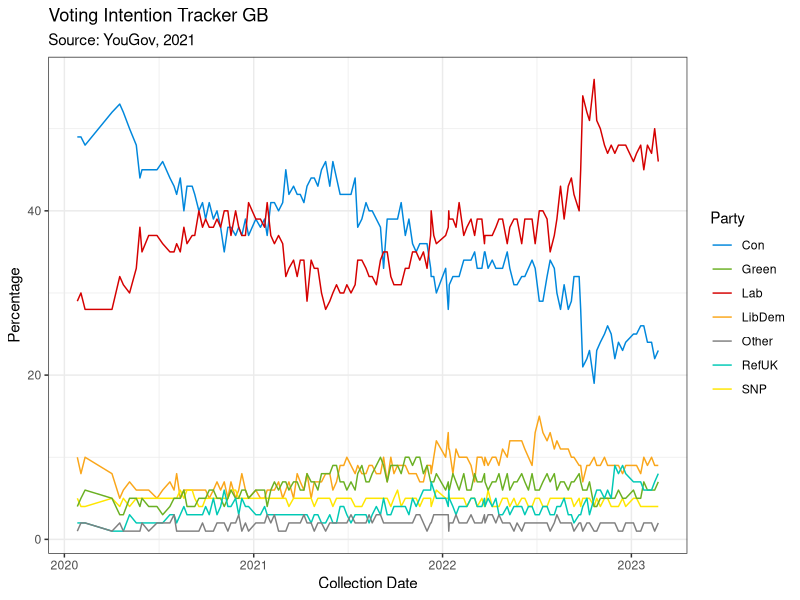
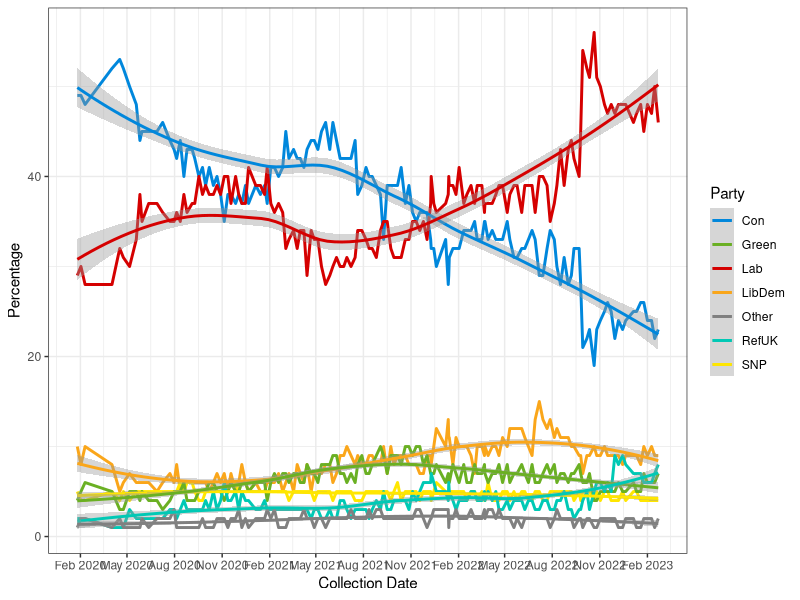
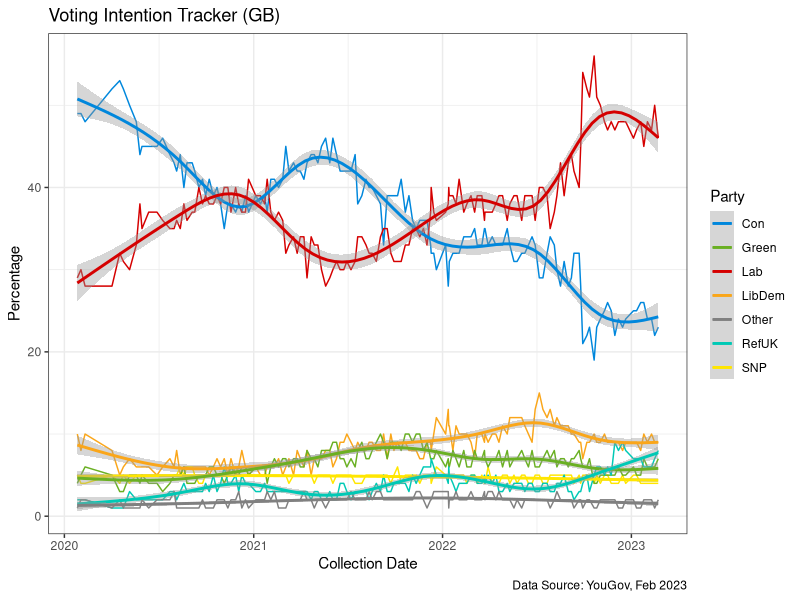
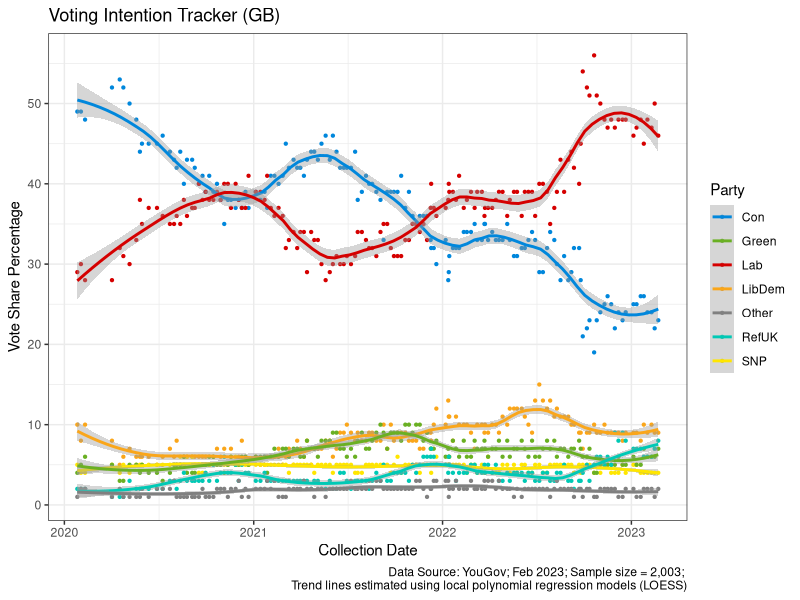
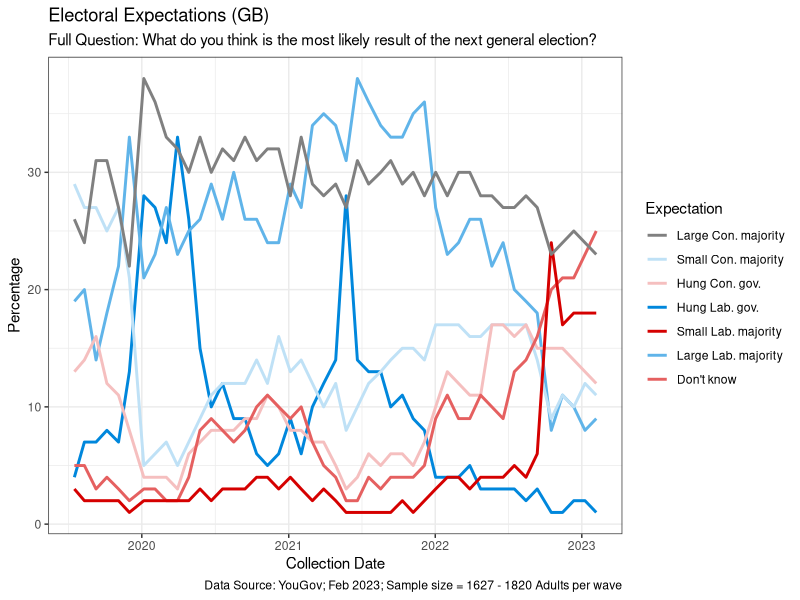
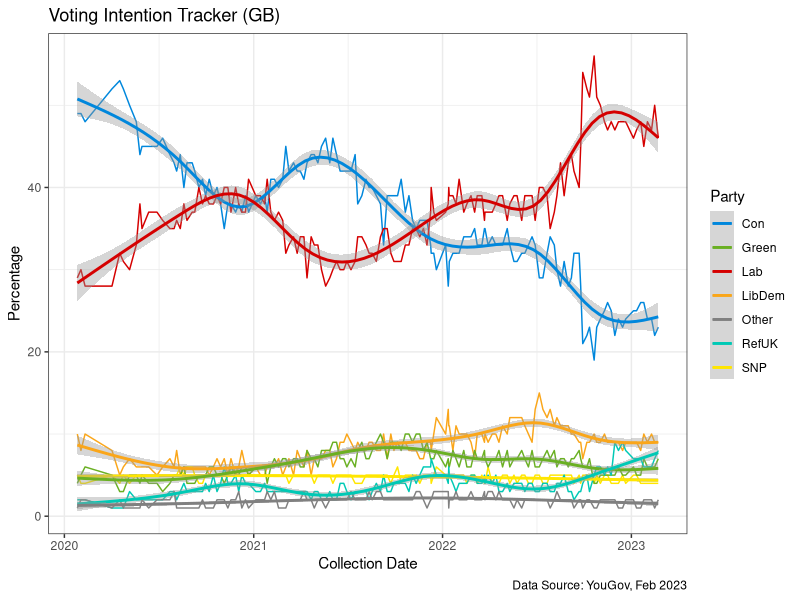
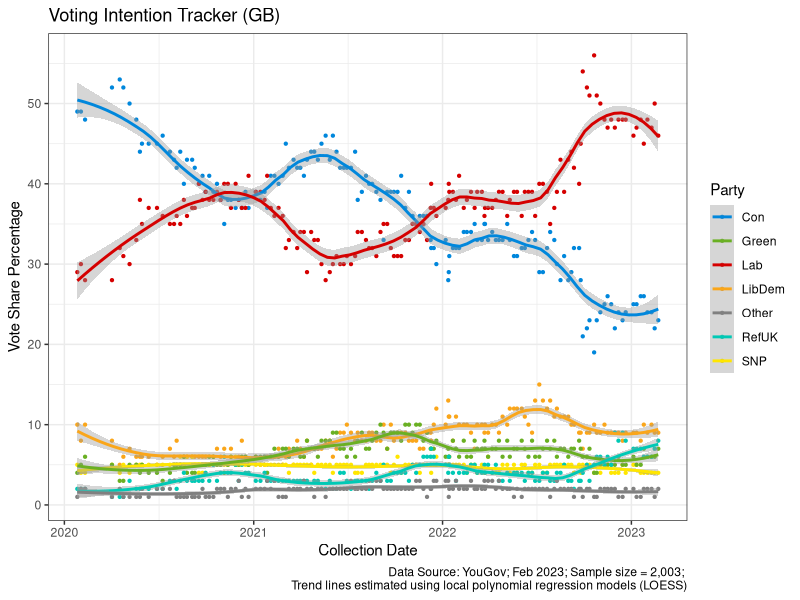
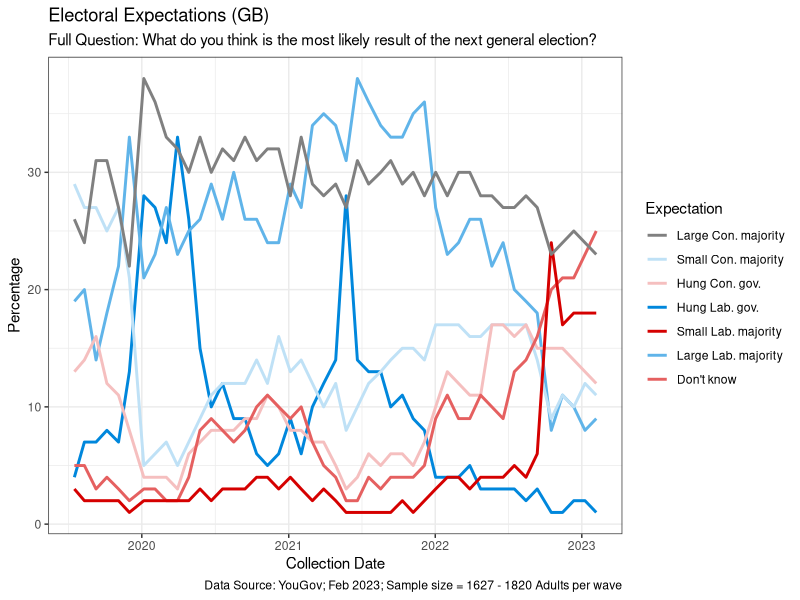

Source code (R) for these figures, in order:
## ================================
## Script name: "YouGov_Voting_Intetion_Tracker.R"
## Author: Clemens Jarnach
## Copyright (c) Clemens Jarnach, 2023
## Email: clemens.jarnach@gtc.ox.ac.uk
## Date Created: 2023-02-28
## Date Modified:  2023-03-03
## ================================

## check/set working directory:  (uncomment/comment as required)
getwd()  
## ---------------------------
## load packages:  (uncomment/comment as required)
library(tidyverse)
library(dplyr)
library(tidyr)
library(ggplot2)
library(lubridate)

## ---------------------------
source_URL <- "https://docs.cdn.yougov.com/kpdyww5jvq/YG%20trackers%20-%20Voting%20Intention%20since%20GE%202019_W.pdf"
data <- read.csv("YouGov_Voting_Intention_Tracker_GB.csv", header = TRUE) # Read in the data
head(data)

variable.names(data) # set new variable names
colnames(data) <- c("x","collection_date", "Con", "Lab", "LibDem", "SNP", "Green", "RefUK", "Other", "ConLeadOverLab")   

## ---------------------------
## Drop unwated columns
# Print the current column names and the number of columns
print(colnames(data))
print(ncol(data))
# Drop the first and last column
data <- data[, 2:(ncol(data)-1)]
# Print the updated column names and the number of columns
print(colnames(data))
print(ncol(data))

party_names <- c("Con", "Lab", "LibDem", "SNP", "Green", "RefUK", "Other")
colors <- c("#0087DC", "#d50000", "#FAA61A", "#ffe600", "#6ab023", "#00c9b5",  "#808080")
names(colors) <- party_names
colors

## ---------------------------
## Investigate the Data Structure
str(data) # Print the structure of the data
head(data)
print(min(data$collection_date))
print(max(data$collection_date))


## ---------------------------
# Convert collection_date to date format
data$collection_date <- as.Date(data$collection_date, "%d/%m/%Y")

# Create the ggplot line graph
ggplot(data, aes(x = collection_date)) +
  geom_line(aes(y = Con, color = "Con")) +
  geom_line(aes(y = Lab, color = "Lab")) +
  geom_line(aes(y = LibDem, color = "LibDem")) +
  geom_line(aes(y = SNP, color = "SNP")) +
  geom_line(aes(y = Green, color = "Green")) +
  geom_line(aes(y = RefUK, color = "RefUK")) +
  geom_line(aes(y = Other, color = "Other")) +
  labs(x = "Collection Date", y = "Percentage", 
  color = "Party", 
  title = "Voting Intention Tracker GB",
  subtitle =  "Source: YouGov, 2021") +
  scale_color_manual(values = colors) +
  theme_bw()

  
## ---------------------------
## Create a line graph with smoothed lines
# Convert collection_date to date format
data$collection_date <- as.Date(data$collection_date, "%d/%m/%Y")
# Create the ggplot line graph with smoothed lines using method="loess": Local Regression 
ggplot(data, aes(x = collection_date)) +
  geom_line(aes(y = Con, color = "Con"), size = 1) +
  geom_line(aes(y = Lab, color = "Lab"), size = 1) +
  geom_line(aes(y = LibDem, color = "LibDem"), size = 1) +
  geom_line(aes(y = SNP, color = "SNP"), size = 1) +
  geom_line(aes(y = Green, color = "Green"), size = 1) +
  geom_line(aes(y = RefUK, color = "RefUK"), size = 1) +
  geom_line(aes(y = Other, color = "Other"), size = 1) +
  geom_smooth(aes(y = Con, color = "Con"), size = 1, method = "loess") +
  geom_smooth(aes(y = Lab, color = "Lab"), size = 1, method = "loess") +
  geom_smooth(aes(y = LibDem, color = "LibDem"), size = 1, method = "loess") +
  geom_smooth(aes(y = SNP, color = "SNP"), size = 1, method = "loess") +
  geom_smooth(aes(y = Green, color = "Green"), size = 1, method = "loess") +
  geom_smooth(aes(y = RefUK, color = "RefUK"), size = 1, method = "loess") +
  geom_smooth(aes(y = Other, color = "Other"), size = 1, method = "loess") +
  labs(x = "Collection Date", y = "Percentage", color = "Party") +
  scale_color_manual(values = colors) +
  scale_x_date(date_breaks = "3 month", date_labels = "%b %Y") +
  theme_bw()

## repeat the ggplot but use gemo_smooth method = "gam": Generalized Additive Models
ggplot(data, aes(x = collection_date)) +
geom_line(aes(y = Con, color = "Con"), size = .5) +
  geom_line(aes(y = Lab, color = "Lab"), size = .5) +
  geom_line(aes(y = LibDem, color = "LibDem"), size = .5) +
  geom_line(aes(y = SNP, color = "SNP"), size = .5) +
  geom_line(aes(y = Green, color = "Green"), size = .5) +
  geom_line(aes(y = RefUK, color = "RefUK"), size = .5) +
  geom_line(aes(y = Other, color = "Other"), size = .5) +
    geom_smooth(aes(y = Con, color = "Con"), size = 1, method = "gam") +
    geom_smooth(aes(y = Lab, color = "Lab"), size = 1, method = "gam") +
    geom_smooth(aes(y = LibDem, color = "LibDem"), size = 1, method = "gam") +
    geom_smooth(aes(y = SNP, color = "SNP"), size = 1, method = "gam") +
    geom_smooth(aes(y = Green, color = "Green"), size = 1, method = "gam") +
    geom_smooth(aes(y = RefUK, color = "RefUK"), size = 1, method = "gam") +
    geom_smooth(aes(y = Other, color = "Other"), size = 1, method = "gam") +
    labs(x = "Collection Date", y = "Percentage", color = "Party") +
  labs(x = "Collection Date", y = "Percentage", 
  color = "Party", 
  title = "Voting Intention Tracker (GB)",
  caption = "Data Source: YouGov, Feb 2023") +
  scale_color_manual(values = colors) +
  theme_bw()

# Save the plot as a PNG file
ggsave("plot1.png", width = 8, height = 6, dpi = 300)



## repeat the ggplot but use geom_point
ggplot(data, aes(x = collection_date)) +
  geom_point(aes(y = Con, color = "Con"), size = .8) +
  geom_point(aes(y = Lab, color = "Lab"), size = .8) +
  geom_point(aes(y = LibDem, color = "LibDem"), size = .8) +
  geom_point(aes(y = SNP, color = "SNP"), size = .8) +
  geom_point(aes(y = Green, color = "Green"), size = .8) +
  geom_point(aes(y = RefUK, color = "RefUK"), size = .8) +
  geom_point(aes(y = Other, color = "Other"), size = .8) +
    geom_smooth(aes(y = Con, color = "Con"), size = 1, method = "loess", span = 0.3) +
    geom_smooth(aes(y = Lab, color = "Lab"), size = 1, method = "loess", span = 0.3) +
    geom_smooth(aes(y = LibDem, color = "LibDem"), size = 1, method = "loess", span = 0.3) +
    geom_smooth(aes(y = SNP, color = "SNP"), size = 1, method = "loess", span = 0.3) +
    geom_smooth(aes(y = Green, color = "Green"), size = 1, method = "loess", span = 0.3) +
    geom_smooth(aes(y = RefUK, color = "RefUK"), size = 1, method = "loess", span = 0.3) +
    geom_smooth(aes(y = Other, color = "Other"), size = 1, method = "loess", span = 0.3) +
  labs(x = "Collection Date", y = "Vote Share Percentage",
  color = "Party", 
  title = "Voting Intention Tracker (GB)",
  caption = "Data Source: YouGov; Feb 2023; Sample size = 2,003; \nTrend lines estimated using local polynomial regression models (LOESS)") +
  scale_color_manual(values = colors) +
  scale_y_continuous(breaks = seq(0, 100, by = 10)) +
  theme_bw()

ggsave("plot2.png", width = 8, height = 6, dpi = 300)


## ---------------------------
# Convert the collection_date column to a date format
data$collection_date <- as.Date(data$collection_date)

# Create bins for each year in the dataset
data_perYear <- data %>%
  mutate(year = year(collection_date)) %>%
  group_by(year) %>%
  summarize(
    Con_mean = mean(Con),
    Con_sd = sd(Con),
    Lab_mean = mean(Lab),
    Lab_sd = sd(Lab),
    LibDem_mean = mean(LibDem),
    LibDem__sd = sd(LibDem),
    SNP_mean = mean(SNP),
    SNP_sd = sd(SNP),
    Grn_mean = mean(Green),
    Grn_sd = sd(Green),
    RefUK_mean = mean(RefUK),
    RefUK_sd = sd(RefUK),
    other_mean = mean(Other),
    other_sd = sd(Other)
  )
## OR even simpler with just mean 

data_perYear <- data %>%
  mutate(year = year(collection_date)) %>%
  group_by(year) %>%
  summarize(
    Con_mean = mean(Con),
    Lab_mean = mean(Lab),
    LibDem_mean = mean(LibDem),
    SNP_mean = mean(SNP),
    Grn_mean = mean(Green),
    RefUK_mean = mean(RefUK),
    other_mean = mean(Other),
  )
# View the summary statistics
data_perYear
# round the summary statistics
data_perYear <- round(data_perYear)
#save data_perYear as txt file
write.table(data_perYear, file = "data_perYear.txt", sep = ",", row.names = FALSE)




## ---------------------------
## YouGov: "Who do people THINK will win the next election"
## Question: "What do you think is the most likely result of the next general election?"
data_think <- read.csv("who-do-people-think-will-win-the-next-election.csv", header = TRUE) # Read in the data
head(data_think)

## ---------------------------
# Print the current column names and the number of columns
print(colnames(data_think))
print(ncol(data_think))
# Drop the last two column
data_think <- data_think[, 1:8]
data_think$date <- as.Date(data_think$date, "%d/%m/%Y")

## ---------------------------
## Investigate the Data Structure
str(data_think) # Print the structure of the data
head(data_think)
print(min(data_think$date))
print(max(data_think$date))

# Convert the data to percentages
data_think[, 2:8] <- data_think[, 2:8] * 100
data_think[, 2:8] 

# create new column names
colnames_long <-  c("date", 
  "A large Conservative majority",
	"A small Conservative majority",
  "A hung Parliament, resulting in a Conservative led government",
  "A hung Parliament, resulting in a Labour led government",
  "A small Labour majority",
  "A large Labour majority",
  "Don't know")

colnames_mid <- c("date", 
  "Large Con. majority",
  "Small Con. majority",
  "Hung Con. gov.",
  "Hung Lab. gov.",
  "Small Lab. majority",
  "Large Lab. majority",
  "Don't know")

colnames_short <-  c("date", "lrgCon", "smllCon", "hungCon", "hungLab",
  "smllLab", "lrgLab", "DK")

colnames(data_think) <- colnames_short
tibble(colnames_short, colnames_long)

## define colors
think_color <- c("#0087DC", "#60B4E9", "#BFE1F6", "#F5BFBF", "#E56060", "#d50000",  "#808080")
names(think_color) <- colnames_short[2:8]
think_color

## plots 
data_think$date <- as.Date(data_think$date, "%d/%m/%Y")
ggplot(data_think, aes(x = date)) +
  geom_line(aes(y = lrgCon, color = "lrgCon"), size = 1) +
  geom_line(aes(y = smllCon, color = "smllCon"), size = 1) +
  geom_line(aes(y = hungCon, color = "hungCon"), size = 1) +
  geom_line(aes(y = hungLab, color = "hungLab"), size = 1) +
  geom_line(aes(y = smllLab, color = "smllLab"), size = 1) +
  geom_line(aes(y = lrgLab, color = "lrgLab"), size = 1) +
  geom_line(aes(y = DK, color = "DK"), size = 1) +
  labs(x = "Collection Date", y = "Percentage",
  color = "Expectation", 
  title = "Electoral Expectations (GB)",
  subtitle = "Full Question: What do you think is the most likely result of the next general election?",
  caption = "Data Source: YouGov; Feb 2023; Sample size = 1627 - 1820 Adults per wave") +
  scale_color_manual(values = think_color, labels = colnames_mid[2:8] ) +
  scale_y_continuous(breaks = seq(0, 100, by = 10)) +
  theme_bw()

ggsave("plot3.png", width = 8, height = 6, dpi = 300)


data_think_perYear <- data_think %>%
  mutate(year = year(date)) %>%
  group_by(year) %>%
  summarize(
    lrgCon_mean = mean(lrgCon),
    smllCon_mean = mean(smllCon),
    hungCon_mean = mean(hungCon),
    hungLab_mean = mean(hungLab),
    smllLab_mean = mean(smllLab),
    lrgLab_mean = mean(lrgLab),
    DK_mean = mean(DK)
  )
# View the summary statistics
data_think_perYear <- round(data_think_perYear)
#save data_perYear as txt file
write.table(data_think_perYear, file = "data_think_perYear.txt", sep = ",", row.names = FALSE)

